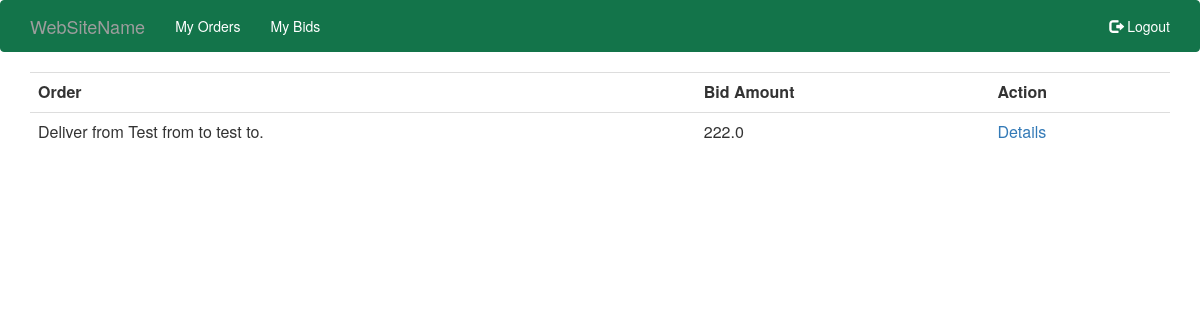
The app's page /bid/list/ (signed in), older data.
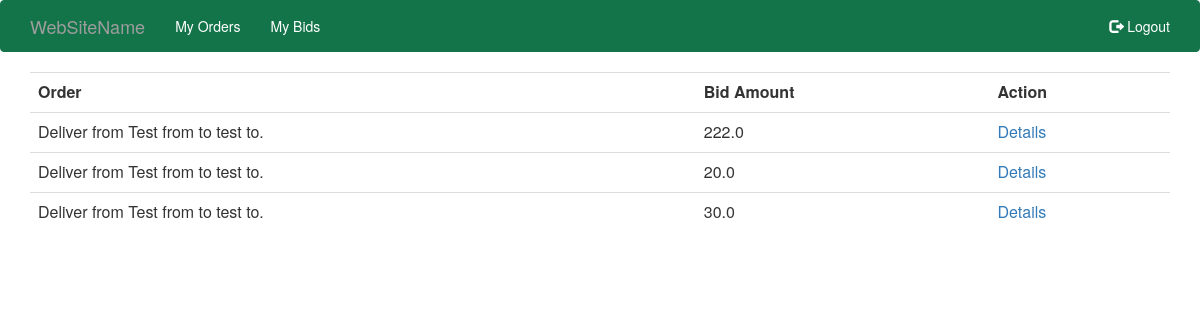
The same page, newer data.
### order/models.py (models this page shows)
class Bids(models.Model):
    user = models.ForeignKey(User)
    amount = models.FloatField()
    order = models.ForeignKey(Order)
    bid_accepted = models.BooleanField(default=False)

class Order(models.Model):
    user = models.ForeignKey(User)
    from_address = models.CharField(max_length=500)
    to_address = models.CharField(max_length=500)
    description = models.TextField()
    def __str__(self):
        return "Deliver from %s to %s." % (self.from_address, self.to_address)

### order/edit_views.py (the view)
# urls.py: url('^bid/list/$', login_required(GenericList.as_view(template_name = 'bid_list.html', model=Bids)), name='bid_list'),
class GenericList(ListView):
    def get_queryset(self):
        qs = super(GenericList, self).get_queryset()
        if resolve(self.request.path_info).url_name in  [ 'order_list', 'bid_list' ]:
            print(qs[0].user)
            print(self.request.user)
            qs = qs.filter(user = self.request.user)
            print(qs)
        return qs
    def __init__(self, **kwargs):
        super(GenericList, self).__init__(**kwargs)

### order/templates/bid_list.html
{% extends 'base.html' %}
{% block content %}
<table class="table">
    <tr>
        <th>Order</th>
        <th>Bid Amount</th>
        <th>Action</th>
    </tr>
    {% for object in object_list %}
        <tr>
            <td>{{object.order}}</td>
            <td>{{object.amount}}</td>
            <td> <a href="{% url 'order_detail' object.order_id %}">Details</a> </td>
        </tr>
    {% endfor %}
</table>
{% endblock %}

### order/templates/base.html (shortened to what this page needs)
<link rel="stylesheet" href="https://maxcdn.bootstrapcdn.com/bootstrap/3.3.7/css/bootstrap.min.css">
{% block navbar %}
<nav class="navbar navbar-inverse">
  <div class=" container">
    <div class="navbar-header">
      <a class="navbar-brand" href="#">WebSiteName</a>
    </div>
    <ul class="nav navbar-nav">
      <li><a class="active" href="{% url 'order_list' %}">My Orders</a></li>
      <li><a class="" href="{% url 'bid_list' %}">My Bids</a></li>
    </ul>
    <ul class="nav navbar-nav navbar-right">
      {% if request.user %}
      <li><a href="{% url 'logout' %}?next=/"><span class="glyphicon glyphicon-log-out"></span> Logout</a> </li>
      {% else %}
      <li><a href="#"><span class="glyphicon glyphicon-user"></span> Sign Up</a></li>
      <li><a href="#"><span class="glyphicon glyphicon-log-in"></span> Login</a></li>
      {% endif %}
    </ul>
  </div>
</nav>
{% endblock %}
<div class=" container">
    {% block content %}
    {% endblock %}
</div>

### order/templates/base.html (style rules this page uses)
.navbar-inverse { background-color: #13744a; border-color: #13744a; }
.navbar-inverse .navbar-nav>li>a { color: white; }

Row changes from the older to the newer data that the page shows:
added Bids: order "Deliver from Test from to test to.", amount "20.0"
added Bids: order "Deliver from Test from to test to.", amount "30.0"
